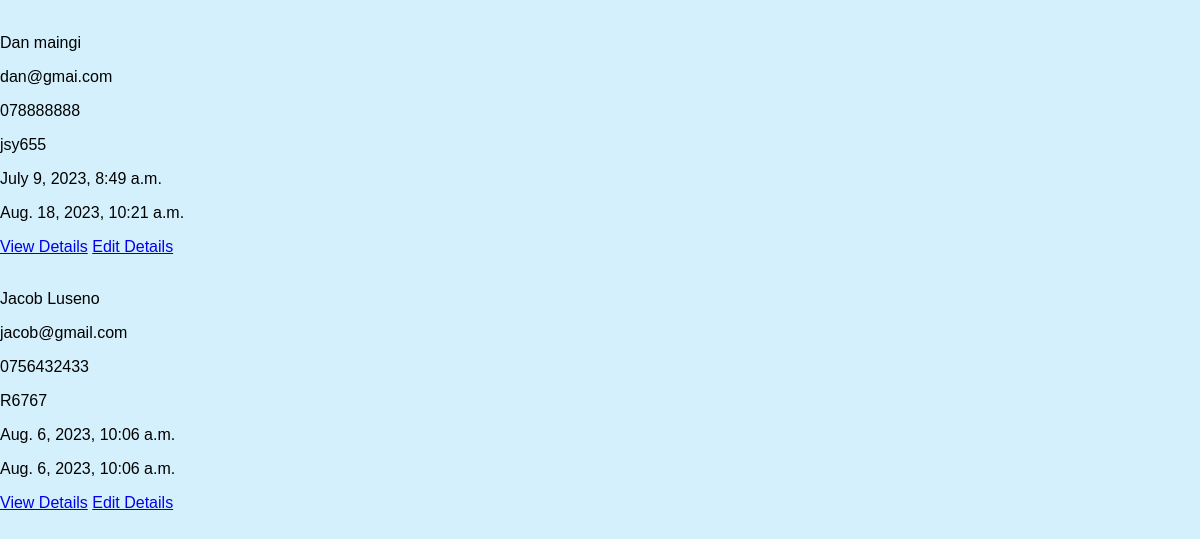
Before: /vendor/vendor/list with the older database file.
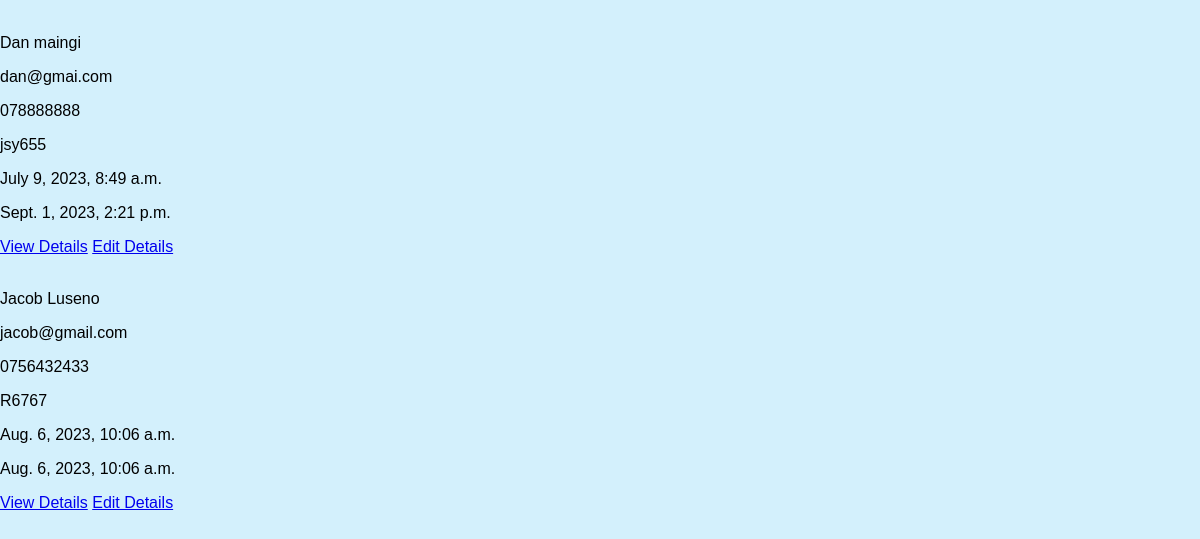
After: the same page with the newer database file.
### vendor/models.py (models this page shows)
class Vendor(models.Model):
    name = models.CharField(max_length=100)
    email = models.EmailField()
    phone = models.CharField(max_length=20)
    address = models.CharField(max_length=200)
    created_at = models.DateTimeField(auto_now_add=True)
    updated_at = models.DateTimeField(auto_now=True)

### vendor/views.py (the view)
# urls.py: path("vendor/list",vendor_list_view,name ="vendor_list_view"),
def vendor_list_view(request):
    vendors = Vendor.objects.all()
    return render(request,"vendor/vendor_list.html",{"vendors":vendors})

### templates/vendor/vendor_list.html (shortened to what this page needs)
<!DOCTYPE html>
<html lang="en">
<head>
    </head>
    <body>
<div class="vendor-container">
        {% for vendor in vendors %}
        <div class="vendor">
            <p class="vendor-title"> {{vendor.name}}</p>
            <p> {{vendor.email}}</p>
            <p> {{vendor.phone}}</p>
            <p> {{vendor.address}}</p>
            <p> {{vendor.created_at}}</p>
            <p> {{vendor.updated_at}}</p>
            <div class="vendor">
                <a href="{% url 'vendor_detail_view' id=vendor.id %}">View Details</a>
                <a href="{% url 'vendor_update_view' id=vendor.id %}" class="edit">Edit Details</a>
        </div>
        </div>
        {% endfor%}
    </div>
</body>
</html>

Changed rows visible on the page:
changed Vendor "Dan maingi": updated_at "Aug. 18, 2023, 10:21 a.m." → "Sept. 1, 2023, 2:21 p.m."
